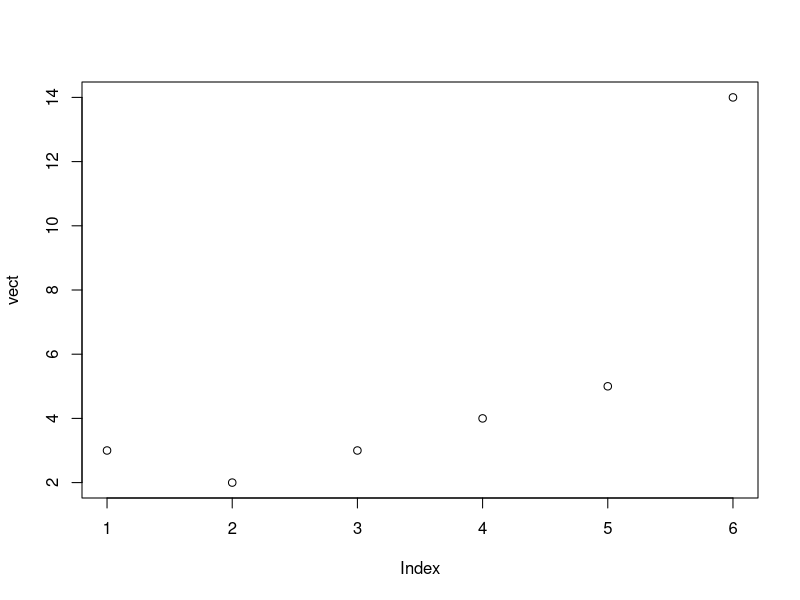

R code for this plot:
## ---- chunk 1
myfun<-function(a,b){a^b}
myfun(2,3)
## ---- chunk 2
myfun1<-function(x,y){ 
  for(a in y){
    if(a==x){
      return(TRUE)
    }
  }
  return(FALSE)
}
myfun1(x=3, y=c(1,2,3))
## ---- chunk 3
myfun2<-function(x,y){
  count=0
  for(a in y){
    if(a==x){
    count=count+1 }
  }
  return(count)
}
myfun2(x=1,y=c(1,2,1,1,1,2))
## ---- chunk 4
sapply(mtcars, mean)
## ---- chunk 5
myf<-function(x){
 first=0
 second=1
 temp=0
 if(x==0){
   return(first)
 }
 else if(x==1){
   return(second)
 }
 else{
 for(n in 2:x){
  temp=first+second
  first=second
  second=temp
  n=n+1
 }
 return(temp)}

}
myf(20)
myf(80)
## ---- chunk 6
a=function(x,n)
{
  a=0
  temp=0
  ans=1
  while(a<=n){
    temp=temp+myfun(x,a)/ans
    a=a+1
    ans=ans*a
  }
 return(c(temp,exp(x)-temp))
}
a(3,10)
a(0.44,3)
## ---- chunk 7
b=function(n){
  ans=1
  for (i in 1:n){
    ans=ans*i
  }
  return(ans)
}
b(3)
Fact<- function(N)
{
if (N == 0){
return(1)}
else {return( N * Fact(N-1))}
}
Fact(3)
## ---- chunk 8
movavg<-function(y){
  d=0
  vect=c()
  if(length(y)>=4){
    for (i in 1:length(y)-3){
      d=(y[i]+y[i+1]+y[i+2]+y[i+3])/4
      vect<-c(vect, d)
    }
  vect
  }
}
y <- c(1, 1, 2, 5, 8, 3, 4, -4, 3, 7, 2, 2, -2, 1)
movavg(y)
## ---- chunk 9
myfun3<-function(y){
  d=0
  vect=c()
  for (x in y){
    if(x<0){
      d=x^2+2*x+3
      vect<-c(vect,d)
    }
    else if(x>=0 & x<2 ){
      d=x+3
      vect<-c(vect,d)
    }
    else{
      d=x^2+4*x-7
      vect<-c(vect,d)
    }
  }
  plot(vect)
  vect
  }
myfun3(c(-2,-1,0,1,2,3))
## ---- chunk 10
set.seed(20330)
mydata <- rgamma(100, shape=4, scale=5)
make.NegLogLik <- function(data, fixed=c(FALSE, FALSE)){
  params <- fixed
  function(param.values){
    params[!fixed] <- param.values
    a <- params[1]
    b <- params[2]
    value <- (a-1)* sum(log(data)) -length(data) * log(gamma(a)) -(length(data) * a) * log(b) - (1/b) * sum(data)
    value
  }
}
my.negloglik <- make.NegLogLik(mydata)
## ---- chunk 11
optim(c(a=2,b=2), my.negloglik)$par
